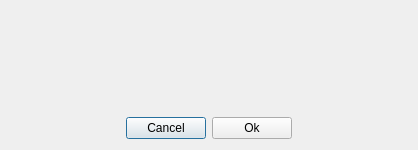
<?xml version="1.0" encoding="UTF-8"?>
<ui version="4.0">
 <class>ModelessPopup</class>
 <widget class="QDialog" name="ModelessPopup">
  <property name="geometry">
   <rect>
    <x>0</x>
    <y>0</y>
    <width>418</width>
    <height>150</height>
   </rect>
  </property>
  <property name="windowTitle">
   <string/>
  </property>
  <layout class="QVBoxLayout" name="verticalLayout">
   <item>
    <widget class="QLabel" name="label">
     <property name="minimumSize">
      <size>
       <width>320</width>
       <height>0</height>
      </size>
     </property>
     <property name="text">
      <string/>
     </property>
     <property name="alignment">
      <set>Qt::AlignLeading|Qt::AlignLeft|Qt::AlignVCenter</set>
     </property>
    </widget>
   </item>
   <item>
    <layout class="QHBoxLayout" name="horizontalLayout">
     <item>
      <spacer name="horizontalSpacer">
       <property name="orientation">
        <enum>Qt::Horizontal</enum>
       </property>
       <property name="sizeHint" stdset="0">
        <size>
         <width>40</width>
         <height>20</height>
        </size>
       </property>
      </spacer>
     </item>
     <item>
      <widget class="QPushButton" name="pushButton">
       <property name="text">
        <string>Cancel</string>
       </property>
      </widget>
     </item>
     <item>
      <widget class="QPushButton" name="pushButton_2">
       <property name="text">
        <string>Ok</string>
       </property>
      </widget>
     </item>
     <item>
      <spacer name="horizontalSpacer_2">
       <property name="orientation">
        <enum>Qt::Horizontal</enum>
       </property>
       <property name="sizeHint" stdset="0">
        <size>
         <width>40</width>
         <height>20</height>
        </size>
       </property>
      </spacer>
     </item>
    </layout>
   </item>
  </layout>
 </widget>
 <resources/>
 <connections/>
</ui>
